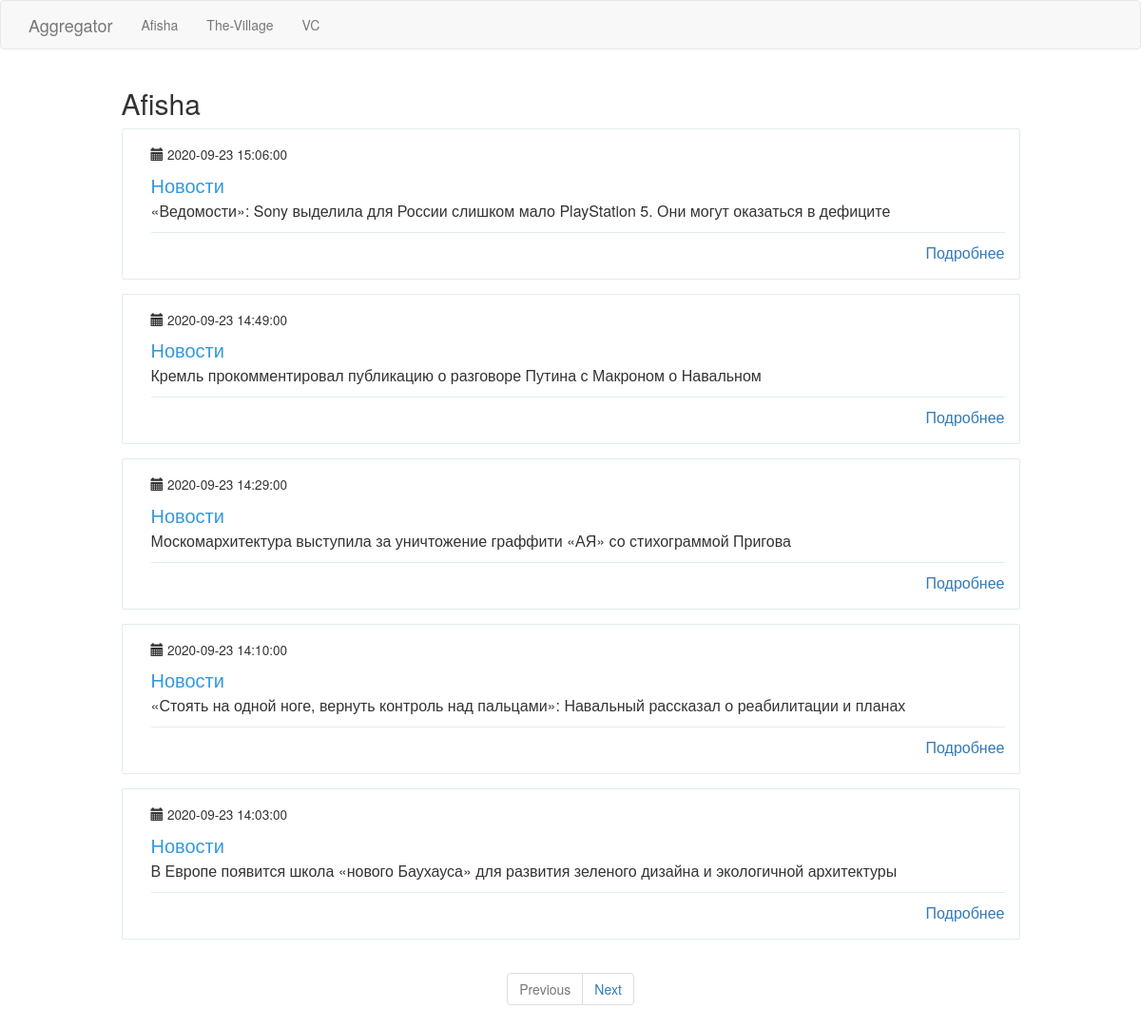
Page /afisha on the earlier database version.
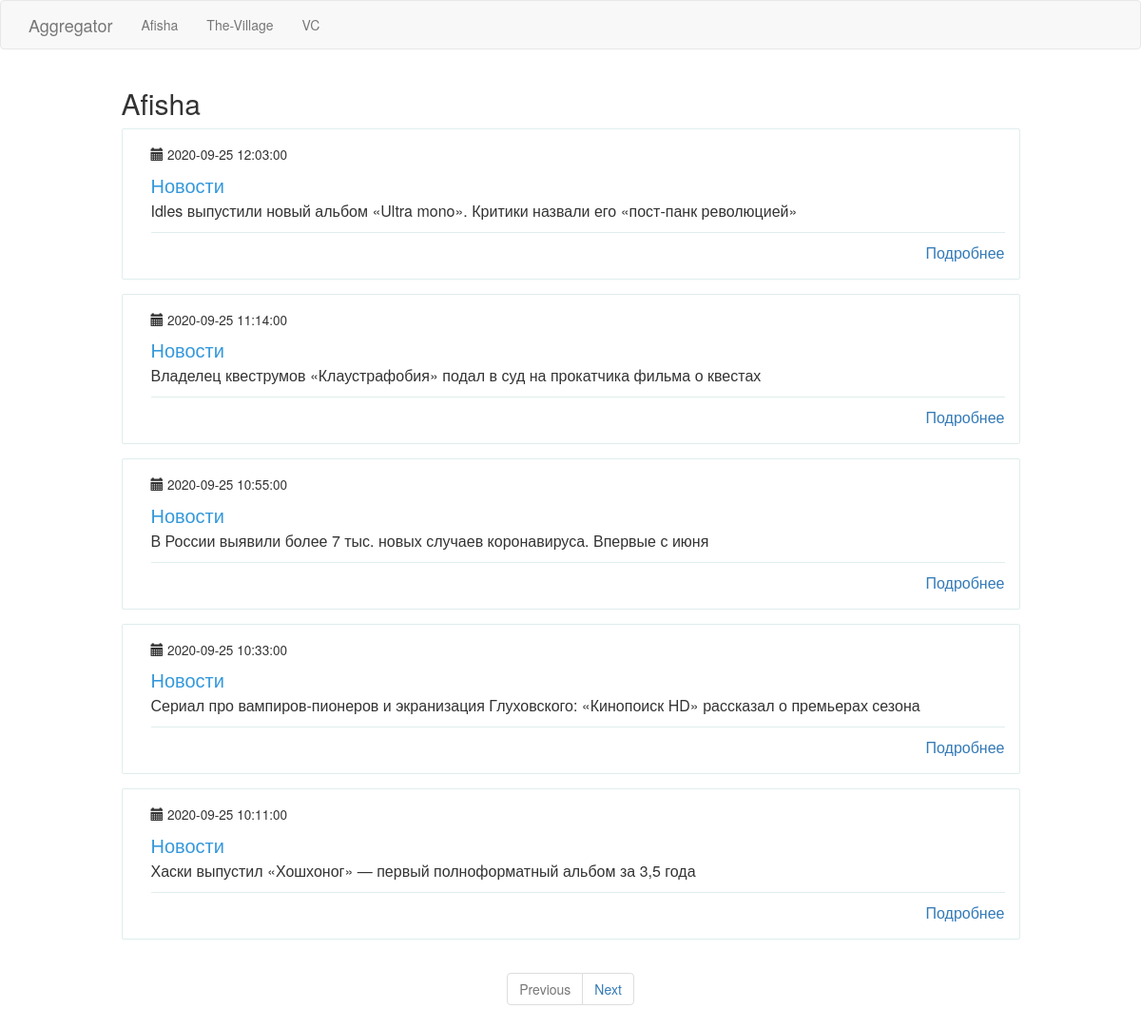
Same page on the later database version.
### app/models.py (models this page shows, shortened)
class PaginatedAPIMixin(object):
    @staticmethod
    def to_collection_dict(query, page, per_page, endpoint, **kwargs):
        resources = query.paginate(page, per_page, False)
        data = {
            'items': [item.to_dict() for item in resources.items],
            '_meta': {
                'page': page,
                'per_page': per_page,
                'total_pages': resources.pages,
                'total_items': resources.total
            },
            '_links': {
                'self': url_for(endpoint, page=page, per_page=per_page, **kwargs),
                'next': url_for(endpoint, page=page + 1, per_page=per_page, **kwargs) if resources.has_next else None,
                'prev': url_for(endpoint, page=page - 1, per_page=per_page, **kwargs) if resources.has_prev else None
            }
        }
        return data

class News(PaginatedAPIMixin, db.Model):
    id = db.Column(db.Integer, primary_key=True)
    header = db.Column(db.String(120), index=True, unique=True)
    link = db.Column(db.String(120), index=True, unique=True)
    timestamp = db.Column(db.DateTime, index=True, default=datetime.utcnow)
    user_id = db.Column(db.Integer, db.ForeignKey('resource.id'))

### app/main/routes.py (the view)
@bp.route('/afisha', methods=['GET'])
@cache.cached(timeout=120, query_string=True)
def afisha():
    page = request.args.get('page', 1, type=int)
    news = News.query.filter_by(user_id=1).order_by(News.timestamp.desc())\
        .paginate(page, current_app.config['POSTS_PER_PAGE'], False)
    next_url = url_for('main.afisha', page=news.next_num) if news.has_next else None
    prev_url = url_for('main.afisha', page=news.prev_num) if news.has_prev else None
    return render_template("news.html", news=news.items, title="Afisha", next_url=next_url, prev_url=prev_url)

### app/templates/news.html (shortened to what this page needs)
{% extends "base.html" %}
{% block content %}
    <div class="container">
      <div class="row">
         <div class="col-md-10 col-md-offset-1 header-h2">
             <h2>{{ title }}</h2>
         </div>
        {% for new in news %}
        <div class="col-md-10 col-md-offset-1">
          <div class="wp-block property list">
            <div class="wp-block-body">
              <div class="wp-block-content">
                <small>
                 <span class="glyphicon glyphicon-calendar" aria-hidden="true"></span> {{ new.timestamp  }}
                </small>
                <h4 class="content-title">Новости</h4>
                <p class="description">{{ new.header }}</p>
                <span class="pull-right">
                  <span class="capacity">
                     <a href="{{ new.link }}">Подробнее</a>
                  </span>
                </span>
              </div>
            </div>
          </div>
        </div>
      {% endfor %}
      </div>
    </div>
<nav class="text-center" aria-label="Page navigation example">
  <ul class="pagination">
    <li class="page-item {% if not prev_url %} disabled{% endif %}">
      <a class="page-link" href="{{ prev_url or '#' }}" tabindex="-1">Previous</a>
    </li>
    <li class="page-item{% if not next_url %} disabled{% endif %}">
      <a class="page-link" href="{{ next_url or '#' }}">Next</a>
    </li>
  </ul>
</nav>
{% endblock %}

### app/templates/base.html (shortened to what this page needs)
{% extends 'bootstrap/base.html' %}
{% block styles %}
{{super()}}
<link rel="stylesheet" type="text/css" href="{{ url_for( 'static', filename='style.css')}}">
{% endblock %}
{% block navbar %}
    <nav class="navbar navbar-default">
        <div class="container">
            <div class="navbar-header">
                <a class="navbar-brand" href="{{ url_for('main.index') }}">Aggregator</a>
            </div>
            <div class="collapse navbar-collapse" id="bs-example-navbar-collapse-1">
                <ul class="nav navbar-nav">
                    <li><a href="{{ url_for('main.afisha') }}">Afisha</a></li>
                    <li><a href="{{ url_for('main.village') }}">The-Village</a></li>
                    <li><a href="{{ url_for('main.vc') }}">VC</a></li>
                </ul>
            </div>
        </div>
    </nav>
{% endblock %}

### app/static/style.css (style rules this page uses)
.wp-block { margin: 0 0 15px 0; -webkit-transition: all .3s linear; transition: all .3s linear; position: relative; cursor: default; border-radius: 2px; }
.wp-block.property.list { border: 1px solid #e0eded; margin-bottom: 15px !important; }
.wp-block.property.list { padding: 15px 15px 0 15px; }
.wp-block.property.list { margin: 0; padding: 0; font-size: 16px; font-weight: 400; }
.wp-block .wp-block-body { padding: 15px; }
.wp-block.property.list .wp-block-content .content-title { font-size: 20px; color: #3498db; margin-bottom: 5px; }
.wp-block.property.list .wp-block-body .wp-block-content { width: 10%; display: table-cell; vertical-align: top; padding-left: 15px; }
.wp-block.property.list .wp-block-content .description { padding-bottom: 10px; border-bottom: 1px solid #e0eded; }

Differences in the rows shown:
no longer on this page (row unchanged): News: timestamp "2020-09-23 15:06:00", header "«Ведомости»: Sony выделила для России слишком мало PlayStation 5. Они могут оказаться в дефиците"
no longer on this page (row unchanged): News: timestamp "2020-09-23 14:49:00", header "Кремль прокомментировал публикацию о разговоре Путина с Макроном о Навальном"
no longer on this page (row unchanged): News: timestamp "2020-09-23 14:29:00", header "Москомархитектура выступила за уничтожение граффити «АЯ» со стихограммой Пригова"
no longer on this page (row unchanged): News: timestamp "2020-09-23 14:10:00", header "«Стоять на одной ноге, вернуть контроль над пальцами»: Навальный рассказал о реабилитации и планах"
no longer on this page (row unchanged): News: timestamp "2020-09-23 14:03:00", header "В Европе появится школа «нового Баухауса» для развития зеленого дизайна и экологичной архитектуры"
added News: timestamp "2020-09-25 12:03:00", header "Idles выпустили новый альбом «Ultra mono». Критики назвали его «пост-панк революцией»"
added News: timestamp "2020-09-25 11:14:00", header "Владелец квеструмов «Клаустрафобия» подал в суд на прокатчика фильма о квестах"
added News: timestamp "2020-09-25 10:55:00", header "В России выявили более 7 тыс. новых случаев коронавируса. Впервые с июня"
added News: timestamp "2020-09-25 10:33:00", header "Сериал про вампиров-пионеров и экранизация Глуховского: «Кинопоиск HD» рассказал о премьерах сезона"
added News: timestamp "2020-09-25 10:11:00", header "Хаски выпустил «Хошхоног» — первый полноформатный альбом за 3,5 года"
